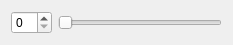
<?xml version="1.0" encoding="UTF-8"?>
<ui version="4.0">
 <class>smallWidget</class>
 <widget class="QWidget" name="smallWidget">
  <property name="geometry">
   <rect>
    <x>0</x>
    <y>0</y>
    <width>233</width>
    <height>40</height>
   </rect>
  </property>
  <property name="windowTitle">
   <string>Form</string>
  </property>
  <layout class="QHBoxLayout" name="horizontalLayout">
   <item>
    <widget class="QSpinBox" name="spinBox"/>
   </item>
   <item>
    <widget class="QSlider" name="horizontalSlider">
     <property name="orientation">
      <enum>Qt::Horizontal</enum>
     </property>
    </widget>
   </item>
  </layout>
 </widget>
 <resources/>
 <connections/>
</ui>
